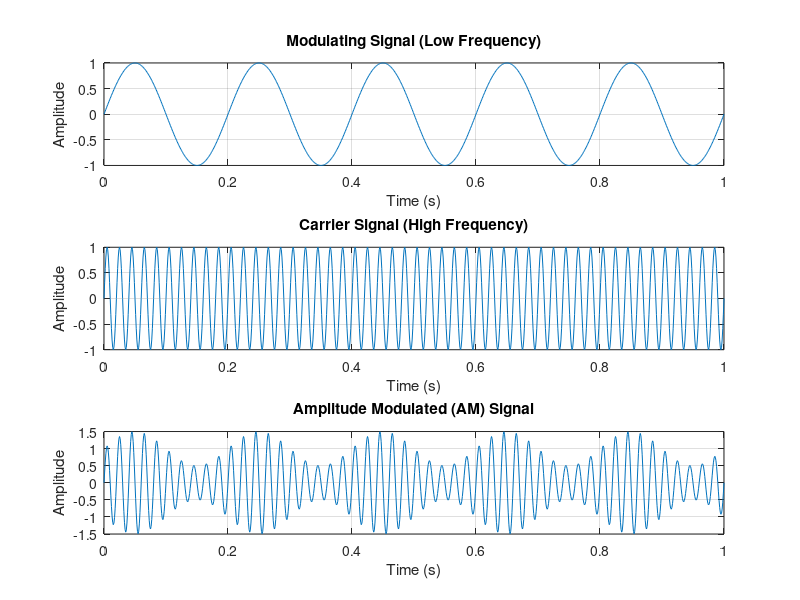

MATLAB code for this plot:
% 调制信号和载波信号参数
Fs = 1000;  % 采样频率 (Hz)
t = 0:1/Fs:1;  % 时间向量 (1秒)

% 调制信号 (低频信号)
Am = 1;  % 调制信号的幅度
fm = 5;  % 调制信号的频率 (Hz)
modulating_signal = Am * sin(2 * pi * fm * t);  % 调制信号

% 载波信号 (高频信号)
Ac = 1;  % 载波信号的幅度
fc = 50; % 载波信号的频率 (Hz)
carrier_signal = Ac * sin(2 * pi * fc * t);  % 载波信号

% 调幅信号 (AM)
mu = 0.5;  % 调制指数 (mu <= 1 表示不发生过调制)
am_signal = (1 + mu * modulating_signal) .* carrier_signal;

% 绘制结果
figure;

% 绘制调制信号
subplot(3, 1, 1);
plot(t, modulating_signal);
title('Modulating Signal (Low Frequency)');
xlabel('Time (s)');
ylabel('Amplitude');
grid on;

% 绘制载波信号
subplot(3, 1, 2);
plot(t, carrier_signal);
title('Carrier Signal (High Frequency)');
xlabel('Time (s)');
ylabel('Amplitude');
grid on;

% 绘制调幅信号
subplot(3, 1, 3);
plot(t, am_signal);
title('Amplitude Modulated (AM) Signal');
xlabel('Time (s)');
ylabel('Amplitude');
grid on;
